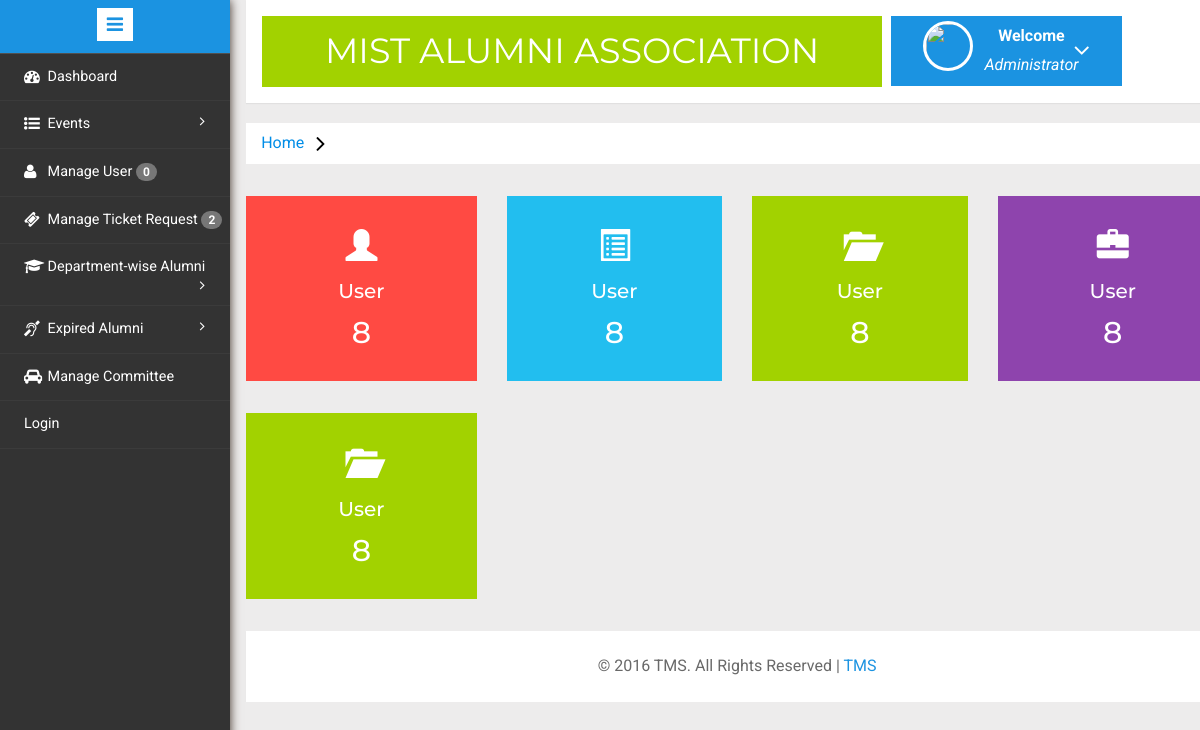
The app's page /Admin/adminNew/index.php, older data.
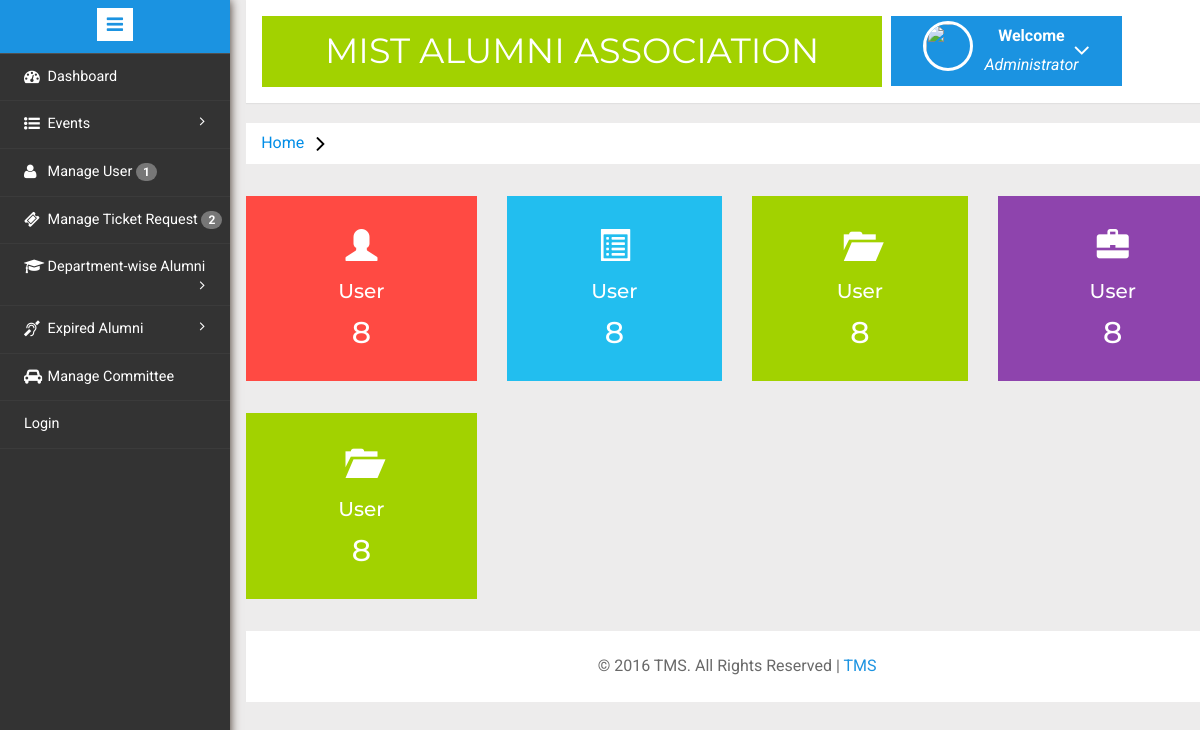
The same page, newer data.
### tables this page shows
CREATE TABLE `users` (
  `u_id` int(11) NOT NULL,
  `u_fnm` varchar(255) NOT NULL,
  `u_unm` varchar(255) NOT NULL,
  `u_pwd` varchar(255) NOT NULL,
  `u_email` varchar(255) NOT NULL,
  `mobile_no` varchar(255) NOT NULL,
  `designation` varchar(255) NOT NULL,
  `city` varchar(255) NOT NULL,
  `current_working_place` varchar(255) NOT NULL,
  `address` varchar(255) NOT NULL,
  `roll` varchar(255) NOT NULL,
  `registration_no` varchar(255) NOT NULL,
  `department` varchar(255) NOT NULL,
  `batch_no` varchar(255) NOT NULL,
  `student_status` varchar(255) NOT NULL,
  `research_link` varchar(255) NOT NULL,
  `higher_uni` varchar(255) NOT NULL,
  `higher_cntry` varchar(255) NOT NULL,
  `higher_dept` varchar(255) NOT NULL,
  `higher_research_area` varchar(255) NOT NULL,
  `higher_admsn` varchar(255) NOT NULL,
  `higher_fund_status` varchar(255) NOT NULL,
  `higher_CGPA` varchar(255) NOT NULL,
  `higher_ielts` varchar(255) NOT NULL,
  `higher_gre` varchar(255) NOT NULL,
  `higher_publications` varchar(255) NOT NULL,
  `higher_job_experience` varchar(255) NOT NULL,
  `higher_apply` text NOT NULL,
  `higher_fund` text NOT NULL,
  `u_img` varchar(255) NOT NULL,
  `forgot_pass_identity` varchar(255) NOT NULL,
  `created` datetime NOT NULL,
  `modified` datetime NOT NULL,
  `status` int(1) NOT NULL DEFAULT '1',
  `facebook` varchar(255) NOT NULL,
  `twitter` varchar(255) NOT NULL,
  `googleplus` varchar(255) NOT NULL,
  `linkedin` varchar(255) NOT NULL
);

### Admin/adminNew/includes/sidebarmenu.php (the view, shortened to what this page needs)
<div class="sidebar-menu">
					<header class="logo1">
						<a href="#" class="sidebar-icon"> <span class="fa fa-bars"></span> </a>
					</header>
                           <div class="menu">
									<ul id="menu" >
										<li><a href="../index.php"><i class="fa fa-tachometer"></i> <span>Dashboard</span><div class="clearfix"></div></a></li>
									 <li id="menu-academico" ><a href="#"><i class="fa fa-list-ul" aria-hidden="true"></i><span> Events</span> <span class="fa fa-angle-right" style="float: right"></span><div class="clearfix"></div></a>
									 </li>
										<?php
										$db = new mysqli('localhost', 'root', '', 'alumni') or die("Can't Connect to database");
										$query = 'SELECT * FROM alumni.requests' ;
										$res = $db->query($query) or die("Can't Connect to Query...");
										$row_cnt = $res->num_rows;
										?>
										<li><a href="manageUser.php"><i class="fa fa-user" aria-hidden="true"></i>
												<span>Manage User <span class="badge badge-light"> <?php echo $row_cnt; ?> </span></span><div class="clearfix"></div>
											</a>
										</li>
										<?php
										$db = new mysqli('localhost', 'root', '', 'alumni') or die("Can't Connect to database");
										$query = 'SELECT * FROM alumni.validate_ticket' ;
										$res = $db->query($query) or die("Can't Connect to Query...");
										$row_cnt = $res->num_rows;
										?>
										<li><a href="manageTicket.php"><i class="fa fa-ticket" aria-hidden="true"></i>
												<span>Manage Ticket Request <span class="badge badge-light"> <?php echo $row_cnt; ?> </span></span><div class="clearfix"></div>
											</a>
										</li>
										<li id="menu-academico" ><a href="#"><i class="fa fa-graduation-cap" aria-hidden="true"></i><span>Department-wise Alumni</span> <span class="fa fa-angle-right" style="float: right"></span><div class="clearfix"></div></a>
										</li>
										<li id="menu-academico" ><a href="#"><i class="fa fa-deaf" aria-hidden="true"></i><span> Expired Alumni</span> <span class="fa fa-angle-right" style="float: right"></span><div class="clearfix"></div></a>
										</li>
										<li><a href="manageCommittee.php"><i class="fa fa-automobile" aria-hidden="true"></i>
												<span>Manage Committee</span><div class="clearfix"></div>
											</a>
										</li>
										<?php
										if (!isset($_SESSION['status']))
										{
											echo ' <li><a href="login.php">Login</a></li>';
										}
										?>
								  </ul>
								</div>
							  </div>

Row changes from the older to the newer data that the page shows:
no longer on this page (row edited): users: u_id "0"
Text that changed along with them:
$row_cnt: (not shown) → "1"
